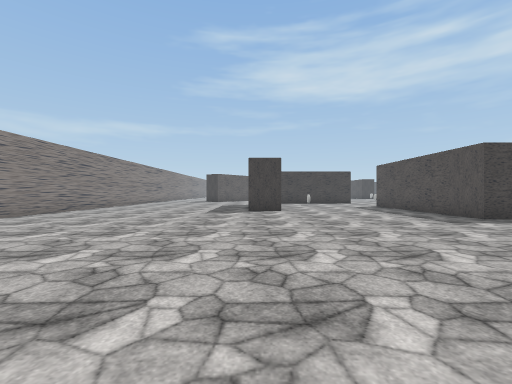
view 1 (above)

24 first-person views from a walk through a Unity game level. The camera is 1.5 m above the floor, looks level and sees 90° across. The floor is counted in squares, 2 m on a side. Each view is taken from the middle of a square. On the plan, view 1 faces up. The plan holds only what a view shows up to about 9 squares ahead; the rest is blank. The place goes on beyond the plan. The player character is not drawn. Some surface patterns are stand-ins.

view 2
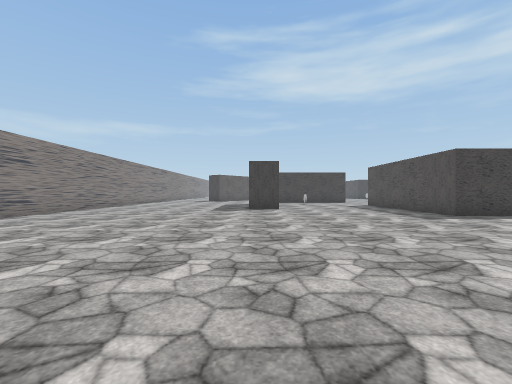

view 3
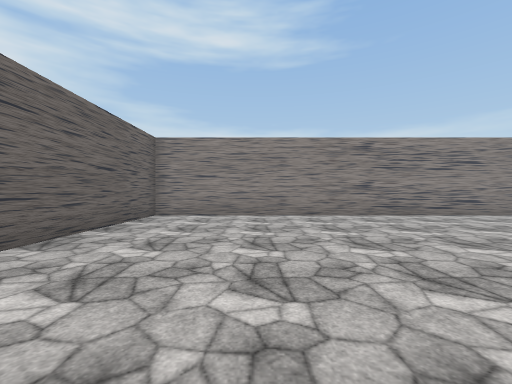

view 4
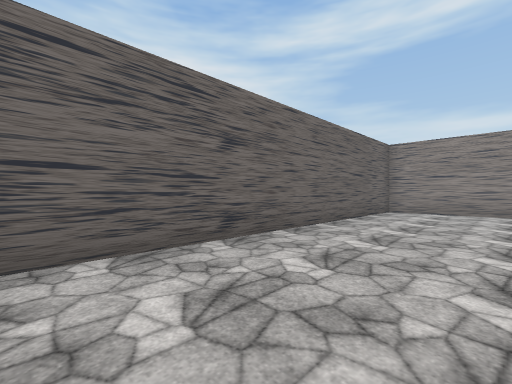

view 5
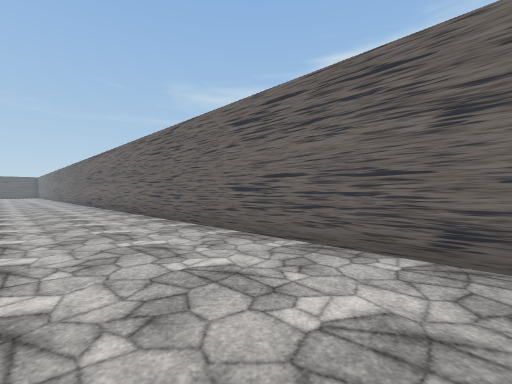

view 6
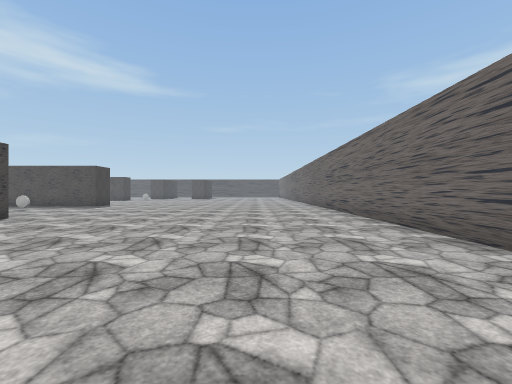

view 7
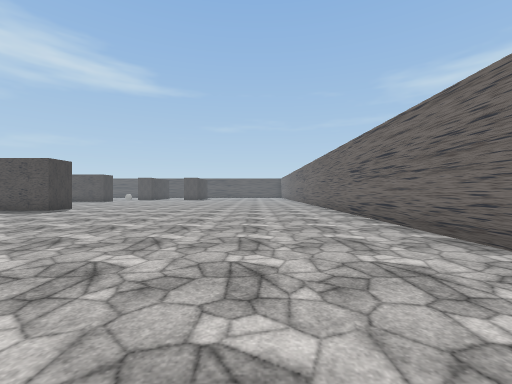

view 8
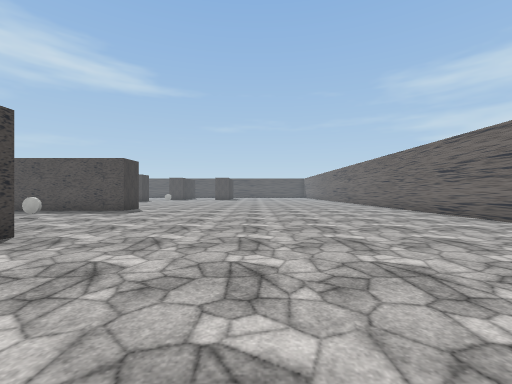

view 9
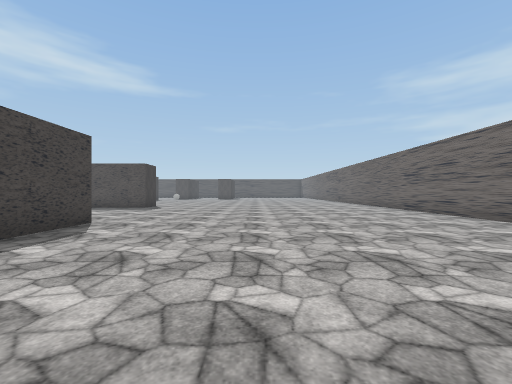

view 10
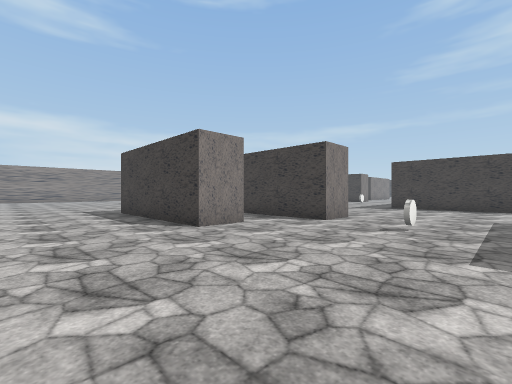

view 11
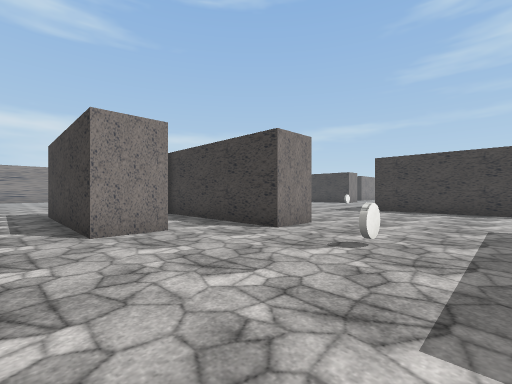

view 12
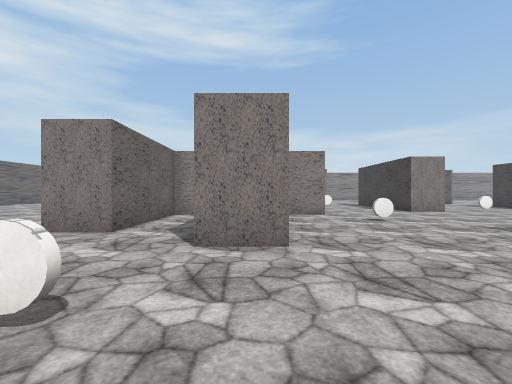

view 13
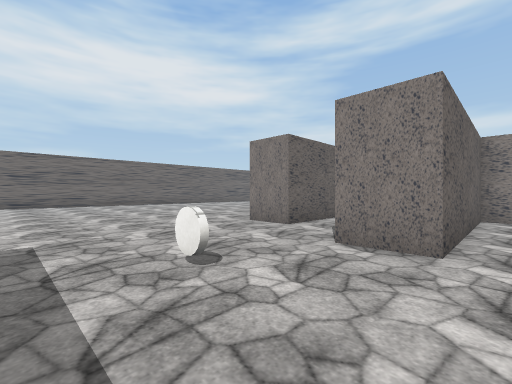

view 14
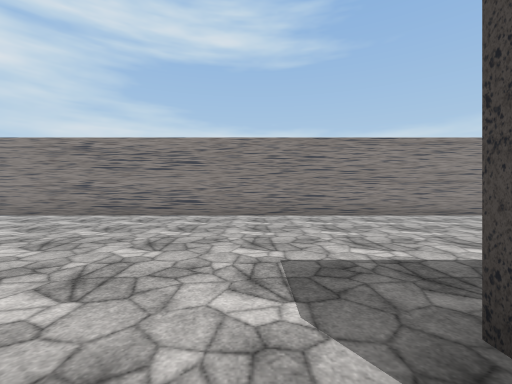

view 15
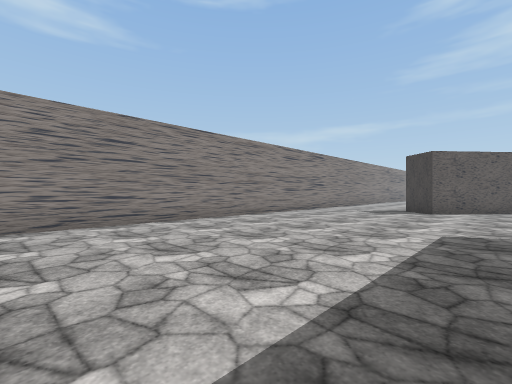

view 16
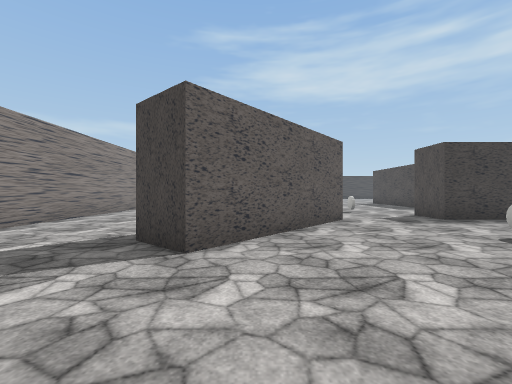

view 17
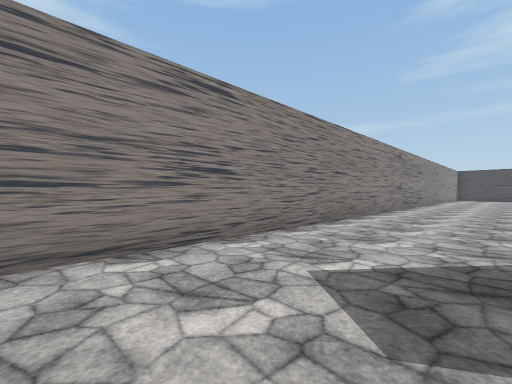

view 18
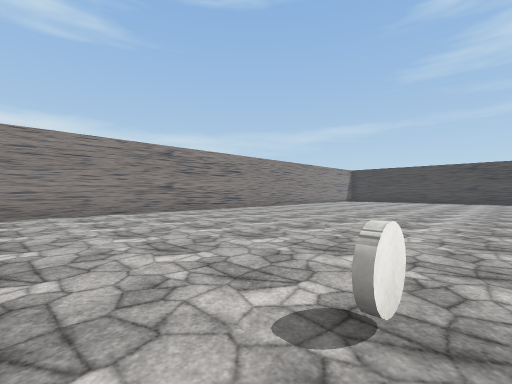

view 19
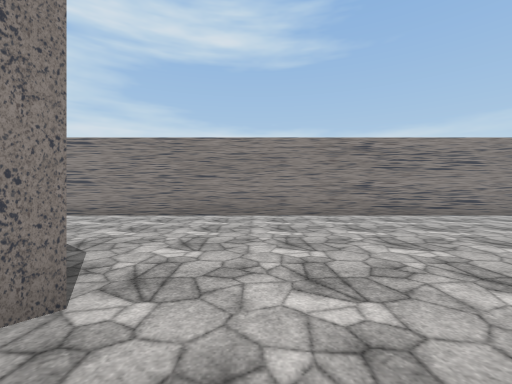

view 20
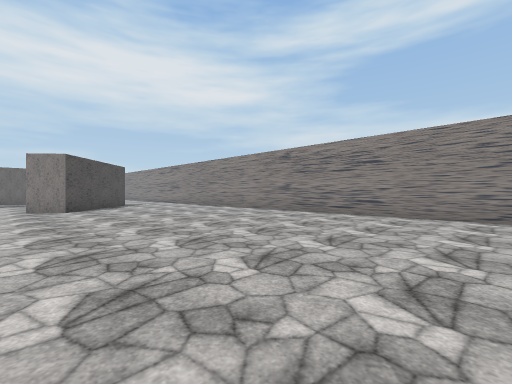

view 21
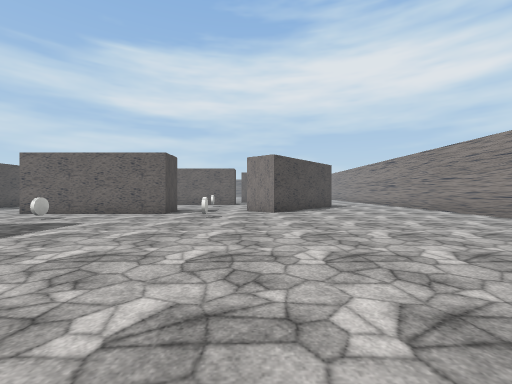

view 22
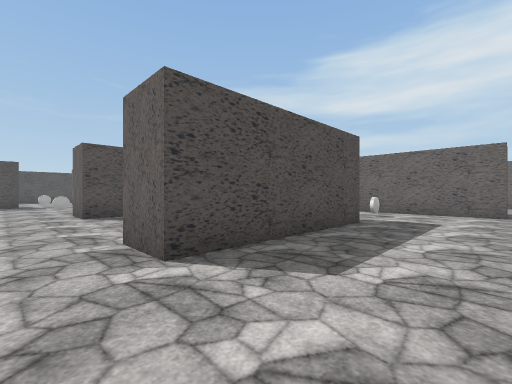

view 23
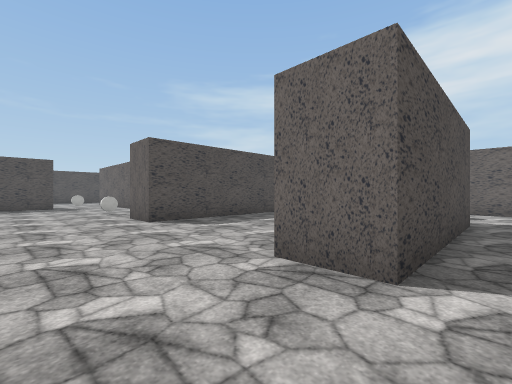

view 24
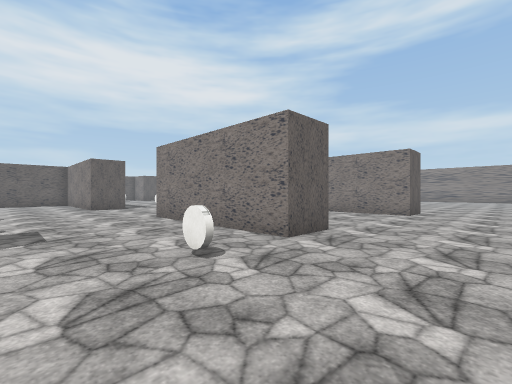

### Floor plan
Points are (right, up) in squares from view 1. A wall is a line through its corners. A room is listed if a view was taken in it or the views show most of it. See-through windows are left out.
Room 1 (views 1, 2, 3, 4, 5, 6, 7, 8, 9, 10, 11, 12, 13, 14, 15, 16, 17)
walls: (7.5, 13.4) (7.5, 11.5) (12.5, 11.5) (12.5, 10.2) (7.5, 10.2) (7.5, 8.3) (11.3, 8.3) (11.3, 7) (6.3, 7) (6.3, 9); (5, 22.9) (3.1, 22.9); (16, 16.7) (13.9, 16.7); (0.4, 22.9) (-2.9, 19.1) (-3.9, 20); (-7.2, 22.5) (-7.2, -3.2) (16, -3.2)
ways out: opening at (-5, 23) to room 2; opening at (1.5, 23) to room 2
objects: other object (2, 20); coin (9, 14); coin (15, 10)
Room 2 (views 18, 19, 20, 21, 22, 23, 24)
walls: (5.6, 27.8) (5.6, 32.7) (6.9, 32.7) (6.9, 31.2); (11.3, 28.6) (11.3, 32.4) (12.5, 32.4) (12.5, 27.4); (3.1, 22.9) (3.1, 24.2) (8.1, 24.2); (-0.7, 23.8) (0.4, 22.9); (-7.2, 35) (-7.2, 22.5)
ways out: opening at (-5, 23) to room 1; opening at (1.5, 23) to room 1
objects: coin (2, 25); coin (6, 26); coin (14, 32)

Positions as (right, up) in squares from view 1, and headings:
1: (0, 0), facing up
2: (0, -1), facing up
3: (1, 0), facing left
4: (3, 0), facing down-left
5: (0, 0), facing down-right
6: (4, 0), facing right
7: (7, 0), facing right
8: (7, 3), facing right
9: (5, 3), facing right
10: (16, 4), facing up-left
11: (16, 6), facing up-left
12: (16, 11), facing left
13: (16, 12), facing down-left
14: (1, 9), facing left
15: (-1, 9), facing up-left
16: (-2, 16), facing up
17: (-4, 17), facing up-left
18: (2, 24), facing up-left
19: (1, 25), facing left
20: (1, 35), facing down-left
21: (0, 33), facing down
22: (3, 34), facing down-right
23: (5, 35), facing down-right
24: (16, 35), facing down-left
